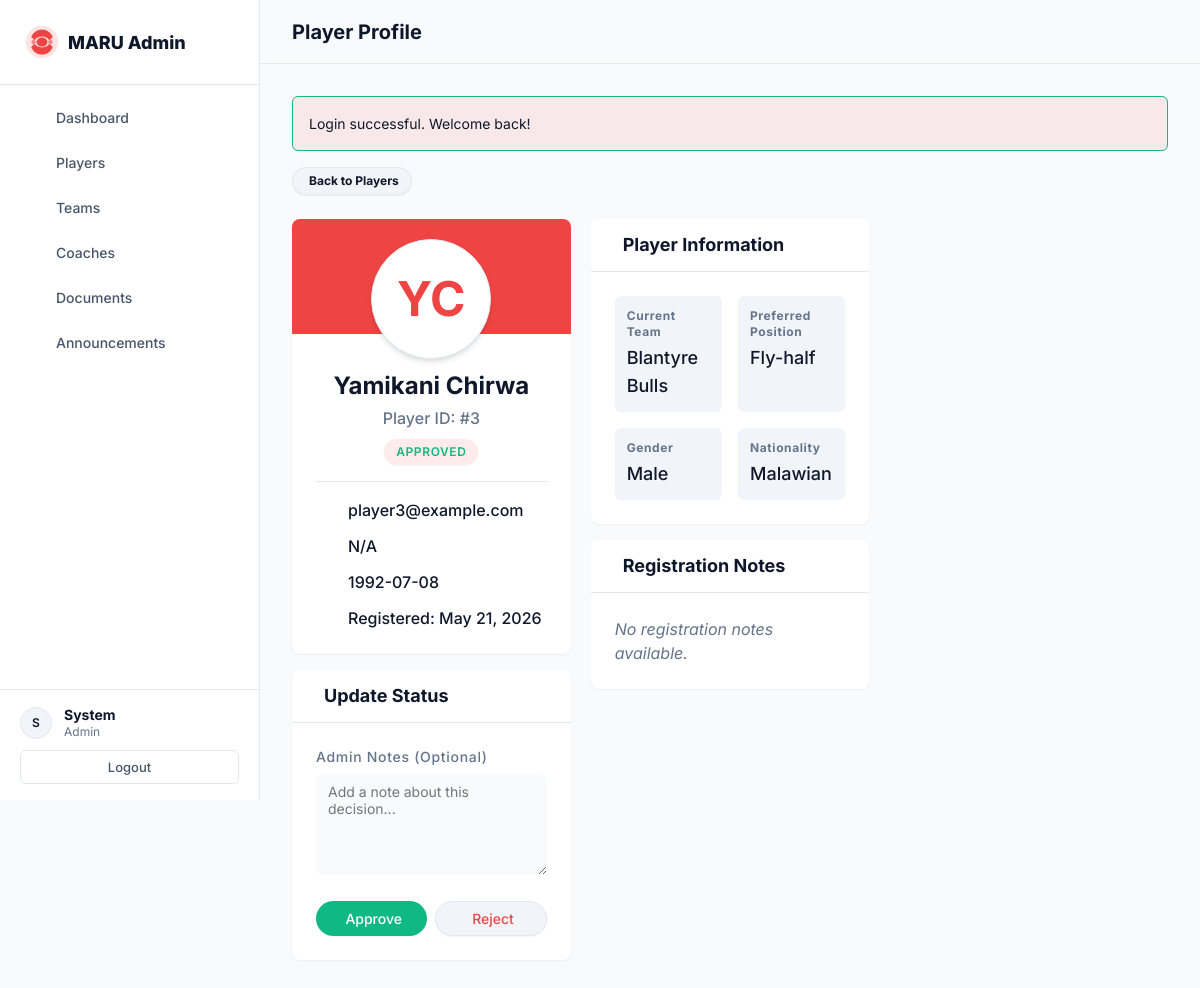
/admin/players/3 (signed in), run on the app's committed database.
### tables this page shows
CREATE TABLE IF NOT EXISTS players (
    id INT AUTO_INCREMENT PRIMARY KEY,
    user_id INT NOT NULL UNIQUE,
    team_id INT NULL,
    date_of_birth DATE NOT NULL,
    gender ENUM('male', 'female', 'other') NOT NULL,
    nationality VARCHAR(100) NOT NULL,
    address TEXT,
    position VARCHAR(50),
    playing_experience INT DEFAULT 0,
    previous_clubs TEXT,
    emergency_contact_name VARCHAR(100),
    emergency_contact_phone VARCHAR(20),
    emergency_contact_relationship VARCHAR(50),
    registration_status ENUM('pending', 'under_review', 'approved', 'rejected') DEFAULT 'pending',
    registration_notes TEXT,
    registered_at TIMESTAMP DEFAULT CURRENT_TIMESTAMP,
    reviewed_at TIMESTAMP NULL,
    reviewed_by INT NULL,
    FOREIGN KEY (user_id) REFERENCES users(id) ON DELETE CASCADE,
    FOREIGN KEY (team_id) REFERENCES teams(id) ON DELETE SET NULL,
    FOREIGN KEY (reviewed_by) REFERENCES users(id) ON DELETE SET NULL
);

CREATE TABLE IF NOT EXISTS users (
    id INT AUTO_INCREMENT PRIMARY KEY,
    email VARCHAR(255) UNIQUE NOT NULL,
    password VARCHAR(255) NOT NULL,
    role ENUM('player', 'coach', 'admin') NOT NULL,
    first_name VARCHAR(100) NOT NULL,
    last_name VARCHAR(100) NOT NULL,
    phone VARCHAR(20),
    avatar VARCHAR(255) DEFAULT NULL,
    is_active TINYINT(1) DEFAULT 1,
    created_at TIMESTAMP DEFAULT CURRENT_TIMESTAMP,
    updated_at TIMESTAMP DEFAULT CURRENT_TIMESTAMP ON UPDATE CURRENT_TIMESTAMP
);

CREATE TABLE IF NOT EXISTS teams (
    id INT AUTO_INCREMENT PRIMARY KEY,
    name VARCHAR(100) NOT NULL,
    division VARCHAR(50),
    description TEXT,
    coach_id INT NULL,
    max_players INT DEFAULT 30,
    is_active TINYINT(1) DEFAULT 1,
    created_at TIMESTAMP DEFAULT CURRENT_TIMESTAMP,
    updated_at TIMESTAMP DEFAULT CURRENT_TIMESTAMP ON UPDATE CURRENT_TIMESTAMP,
    FOREIGN KEY (coach_id) REFERENCES users(id) ON DELETE SET NULL
);

### views/pages/admin/player-detail.php (the view, shortened to what the rows shown need)
<div class="page-header mb-4">
    <div class="flex items-center gap-3">
        <a href="/admin/players" class="btn btn-sm btn-light text-muted hover-bg-light rounded-pill px-3 shadow-sm"><i class="ph ph-arrow-left mr-1"></i> Back to Players</a>
    </div>
</div>
<?php if (!empty($player)): ?>
<div class="grid grid-3 gap-5">
    <div class="col-span-1">
        <div class="card shadow-sm border-0 rounded-lg mb-4 overflow-hidden">
            <div class="bg-primary text-center pt-5 pb-3 relative">
                <div class="avatar avatar-xl mx-auto bg-white text-primary flex items-center justify-center rounded-circle shadow-md border-4 border-white overflow-hidden" style="width: 120px; height: 120px; font-size: 3rem; margin-bottom: -60px; font-weight: bold;">
                    <?php if (!empty($player['avatar'])): ?>
                        <img src="/public/uploads/avatars/<?= htmlspecialchars($player['avatar']) ?>" alt="Avatar" class="avatar-img" loading="lazy">
                    <?php else: ?>
                        <?= strtoupper(substr($player['first_name'] ?? 'P', 0, 1)) ?><?= strtoupper(substr($player['last_name'] ?? '', 0, 1)) ?>
                    <?php endif; ?>
                </div>
            </div>
            <div class="card-body text-center pt-5 mt-4">
                <h2 class="text-2xl font-bold mb-1"><?= htmlspecialchars(($player['first_name'] ?? '') . ' ' . ($player['last_name'] ?? '')) ?></h2>
                <p class="text-muted mb-2 font-medium">Player ID: #<?= $player['id'] ?></p>
                <div class="mb-4">
                    <?php
                    $status = $player['registration_status'] ?? 'pending';
                    $statusMap = [
                        'pending' => ['badge-warning', 'Pending Approval'],
                        'under_review' => ['badge-info', 'Under Review'],
                        'approved' => ['badge-success', 'Approved'],
                        'rejected' => ['badge-danger', 'Rejected']
                    ];
                    [$badgeClass, $label] = $statusMap[$status] ?? ['badge-warning', 'Pending'];
                    ?>
                    <span class="badge <?= $badgeClass ?> rounded-pill px-3 py-1 shadow-sm"><?= $label ?></span>
                </div>
                <div class="info-list text-left border-top pt-4">
                    <div class="flex items-center mb-3">
                        <div class="flex-1 font-medium"><?= htmlspecialchars($player['email'] ?? 'N/A') ?></div>
                    </div>
                    <div class="flex items-center mb-3">
                        <div class="flex-1 font-medium"><?= htmlspecialchars($player['phone'] ?? 'N/A') ?></div>
                    </div>
                    <div class="flex items-center mb-3">
                        <div class="flex-1 font-medium"><?= htmlspecialchars($player['date_of_birth'] ?? 'N/A') ?></div>
                    </div>
                    <div class="flex items-center">
                        <div class="flex-1 font-medium">Registered: <?= date('M j, Y', strtotime($player['registered_at'] ?? 'now')) ?></div>
                    </div>
                </div>
            </div>
        </div>
        <div class="card shadow-sm border-0 rounded-lg">
            <div class="card-header bg-white border-bottom py-3">
                <h3 class="text-lg font-bold m-0"><i class="ph ph-clipboard-check text-primary mr-2"></i> Update Status</h3>
            </div>
            <div class="card-body">
                <form action="/admin/players/<?= $player['id'] ?>/status" method="POST">
                    <div class="form-group mb-4">
                        <label class="text-sm font-medium text-muted uppercase tracking-wider mb-2 d-block">Admin Notes (Optional)</label>
                        <textarea class="form-control bg-light border-0 rounded" name="notes" rows="3" placeholder="Add a note about this decision..."></textarea>
                    </div>
                    <div class="flex gap-2">
                        <button type="submit" name="status" value="approved" class="btn btn-success flex-1 rounded-pill shadow-sm"><i class="ph ph-check mr-1"></i> Approve</button>
                        <button type="submit" name="status" value="rejected" class="btn btn-danger flex-1 rounded-pill shadow-sm"><i class="ph ph-x mr-1"></i> Reject</button>
                    </div>
                </form>
            </div>
        </div>
    </div>
    <div class="col-span-2">
        <div class="card shadow-sm border-0 rounded-lg mb-4">
            <div class="card-header bg-white border-bottom py-3">
                <h2 class="text-lg font-bold m-0"><i class="ph ph-running text-primary mr-2"></i> Player Information</h2>
            </div>
            <div class="card-body p-4">
                <div class="grid grid-2 gap-4">
                    <div class="info-group p-3 bg-light rounded">
                        <label class="text-muted text-xs uppercase font-bold tracking-wider mb-1 d-block">Current Team</label>
                        <div class="text-dark font-medium text-lg flex items-center">
                            <?php if (!empty($player['team_name'])): ?>
                                <span class="text-dark"><?= htmlspecialchars($player['team_name']) ?></span>
                            <?php else: ?>
                                <span class="text-muted italic">Unassigned</span>
                            <?php endif; ?>
                        </div>
                    </div>
                    <div class="info-group p-3 bg-light rounded">
                        <label class="text-muted text-xs uppercase font-bold tracking-wider mb-1 d-block">Preferred Position</label>
                        <div class="text-dark font-medium text-lg"><?= htmlspecialchars($player['position'] ?? 'N/A') ?></div>
                    </div>
                    <div class="info-group p-3 bg-light rounded">
                        <label class="text-muted text-xs uppercase font-bold tracking-wider mb-1 d-block">Gender</label>
                        <div class="text-dark font-medium text-lg"><?= htmlspecialchars(ucfirst($player['gender'] ?? 'N/A')) ?></div>
                    </div>
                    <div class="info-group p-3 bg-light rounded">
                        <label class="text-muted text-xs uppercase font-bold tracking-wider mb-1 d-block">Nationality</label>
                        <div class="text-dark font-medium text-lg"><?= htmlspecialchars($player['nationality'] ?? 'N/A') ?></div>
                    </div>
                </div>
            </div>
        </div>
        <div class="card shadow-sm border-0 rounded-lg">
            <div class="card-header bg-white border-bottom py-3">
                <h2 class="text-lg font-bold m-0"><i class="ph ph-file-text text-primary mr-2"></i> Registration Notes</h2>
            </div>
            <div class="card-body p-4">
                <?php if (!empty($player['registration_notes'])): ?>
                    <p class="text-muted"><?= nl2br(htmlspecialchars($player['registration_notes'])) ?></p>
                <?php else: ?>
                    <p class="text-muted italic">No registration notes available.</p>
                <?php endif; ?>
            </div>
        </div>
    </div>
</div>
<?php endif; ?>

### src/helpers/Router.php (shortened to what the rows shown need)
<?php
class Router {
    private array $routes = [
        'GET' => [],
        'POST' => []
    ];
    private function addRoute(string $method, string $path, string|callable $handler, array $routeMiddleware = []): void {
        $pattern = preg_replace('/\{([a-zA-Z0-9_]+)\}/', '(?P<$1>[a-zA-Z0-9_-]+)', $path);
        $pattern = "#^" . $pattern . "$#";
        $this->routes[$method][$pattern] = $handler;
    }
    public function dispatch(): void {
        $method = $_SERVER['REQUEST_METHOD'];
        $path = parse_url($_SERVER['REQUEST_URI'], PHP_URL_PATH);
        foreach ($this->routes[$method] as $pattern => $handler) {
            if (preg_match($pattern, $path, $matches)) {
                $params = array_filter($matches, 'is_string', ARRAY_FILTER_USE_KEY);
                if (is_callable($handler)) {
                    call_user_func_array($handler, $params);
                } else {
                    $this->invokeController($handler, $params);
                }
                return;
            }
        }
    }
    private function invokeController(string $handler, array $params): void {
        list($controllerName, $methodName) = explode('@', $handler);
        $controllerClass = "App\\Controllers\\" . $controllerName;
        if (class_exists($controllerClass)) {
            $controller = new $controllerClass();
            if (method_exists($controller, $methodName)) {
                call_user_func_array([$controller, $methodName], $params);
                return;
            }
        }
    }
}

### data on the page
players: user.first_name "Y", user.last_name "C", user.last_name "Yamikani Chirwa", id "3", user.email "player3@example.com", date_of_birth "1992-07-08", registered_at "May 21, 2026", team.name "Blantyre Bulls", position "Fly-half", gender "Male", nationality "Malawian"

### other printed values
$message "Login successful. Welcome back!"
$label "APPROVED"
$player['phone'] "N/A"
